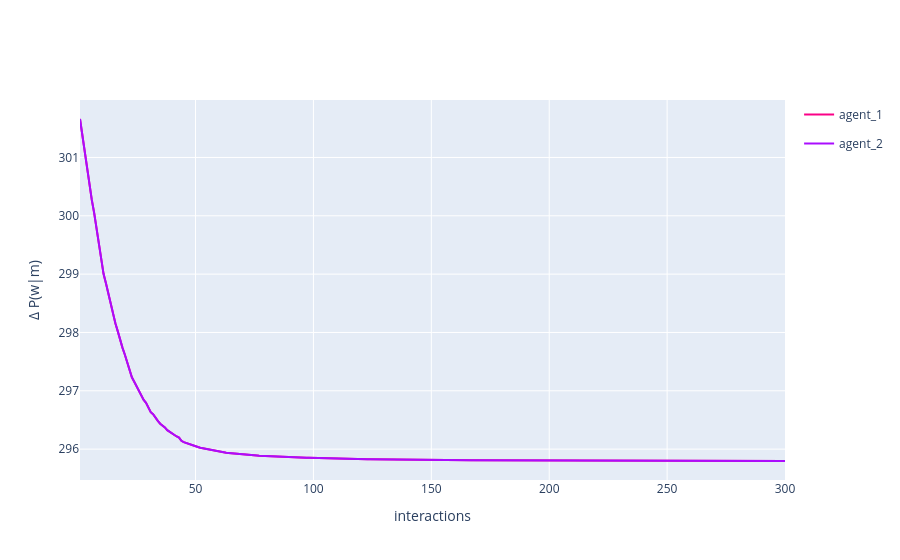

Notebook code for this chart:
### Code cell
fig = multi_agent_update_plot_from_df(
    vocab_dif,
    time_col='interaction_no',
    dif_col='delta'
)

fig.update_layout(
    # title='Dyadic interaction in a random environment',
    yaxis_title='Δ P(w|m)',
    xaxis_title='interactions'
)
fig.show()

### Figure 1 — Plotly figure (JSON) as saved in the notebook; plotly's stock layout.template omitted (floating-point values rounded to 4 significant figures; data arrays with more than 128 entries replaced by an {"elided": "..."} marker saying what was removed)
{"data": [{"legendgroup": "agent_1", "line": {"color": "#FA0087"}, "mode": "lines", "name": "agent_1", "showlegend": true, "x": {"elided": "300 int values"}, "y": {"elided": "300 float values"}, "type": "scatter"}, {"legendgroup": "agent_2", "line": {"color": "#AA0DFE"}, "mode": "lines", "name": "agent_2", "showlegend": true, "x": {"elided": "300 int values"}, "y": {"elided": "300 float values"}, "type": "scatter"}], "layout": {"yaxis": {"title": {"text": "Δ P(w|m)"}}, "xaxis": {"title": {"text": "interactions"}}}}
